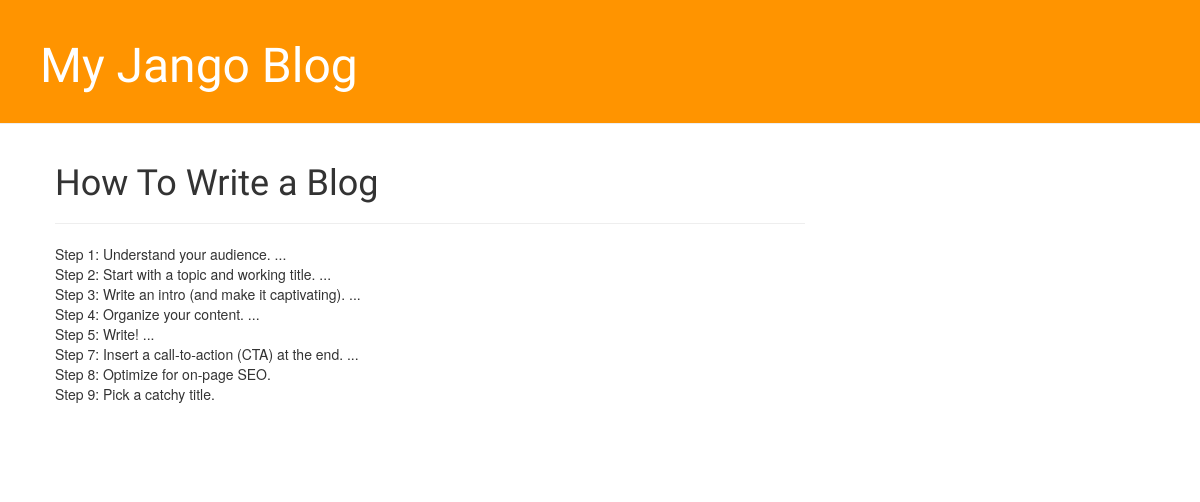
Before: /post/1/ with the older database file.
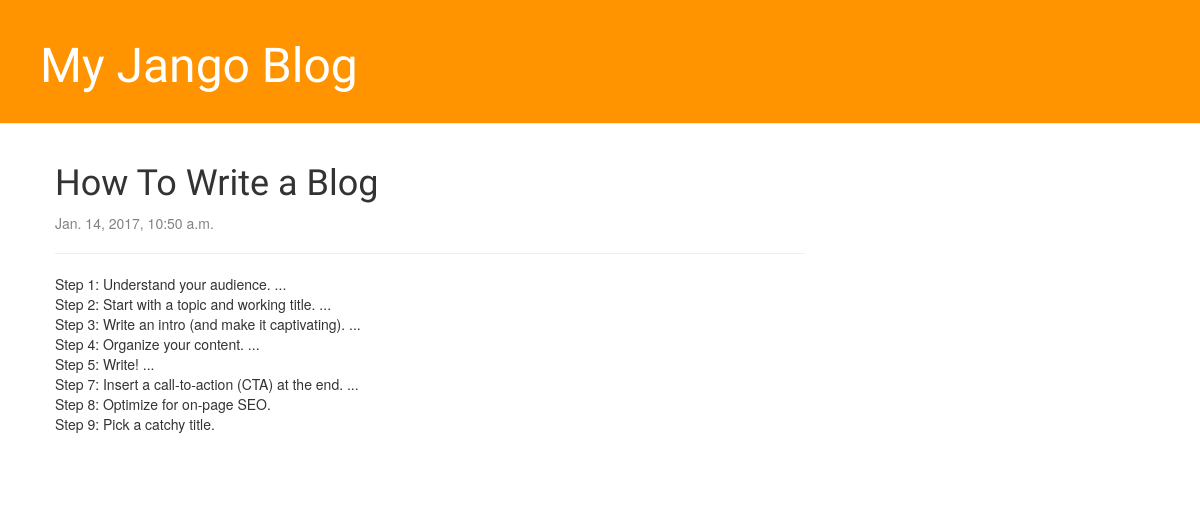
After: the same page with the newer database file.
### blog/models.py (models this page shows, shortened)
class Post(models.Model):
    author = models.ForeignKey('auth.User')
    title = models.CharField(max_length=200)
    text = models.TextField()
    created_date = models.DateTimeField(default=timezone.now())
    published_date = models.DateTimeField(blank=True, null=True)

### blog/views.py (the view)
# urls.py: url(r'^post/(?P<pk>\d+)/$', views.post_detail, name='post_detail'),
def post_detail(request, pk):
    post = get_object_or_404(Post, pk=pk)
    return render(request, 'blog/post_detail.html', {'post': post})

### blog/templates/blog/post_detail.html (shortened to what this page needs)
{% extends 'blog/base.html' %}
{% block content %}
    <div class="post">
        <h1>{{ post.title }}</h1>
        {% if post.published_date %}
            <div class="date">
                {{ post.published_date }}
            </div>
        {% endif %}
        <hr>
        <p>{{ post.text|linebreaksbr }}</p>
    </div>
{% endblock %}

### blog/templates/blog/base.html (shortened to what this page needs)
{% load staticfiles %}
<!DOCTYPE html>
<html lang="en">
<head>
    <link rel="stylesheet" href="//maxcdn.bootstrapcdn.com/bootstrap/3.2.0/css/bootstrap.min.css">
    <link rel="stylesheet" href="//maxcdn.bootstrapcdn.com/bootstrap/3.2.0/css/bootstrap-theme.min.css">
    <link rel="stylesheet" href="{% static 'css/blog.css' %}">
</head>
<body>
    <div class="page-header">
        <h1><a href="/">My Jango Blog</a></h1>
    </div>
    <div class="content container">
        <div class="row">
            <div class="col-md-8">
                {% block content %}
                {% endblock %}
            </div>
        </div>
    </div>
</body>
</html>

Changed rows visible on the page:
changed Post "How To Write a Blog": published_date (not shown) → "Jan. 14, 2017, 10:50 a.m."
